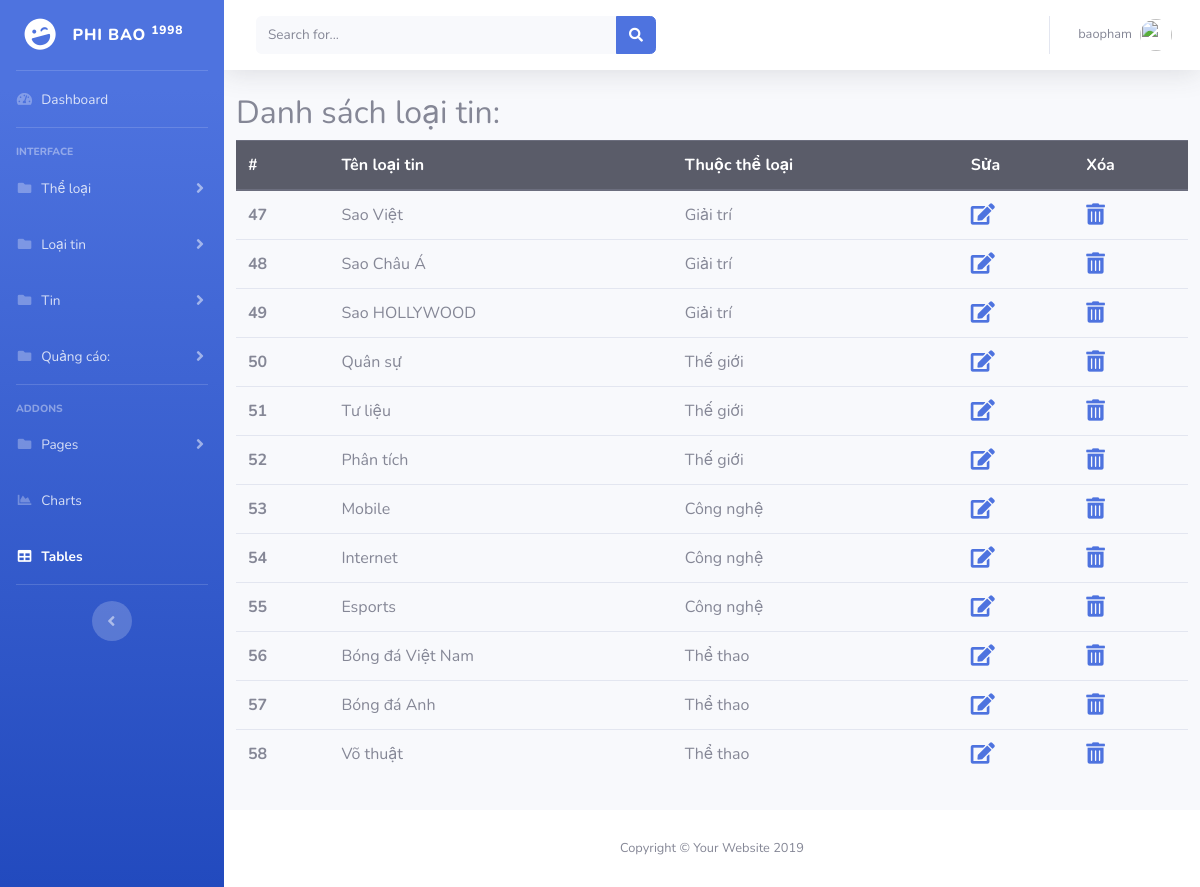
Screenshot of /admin_news/listLoaiTin.php (signed in) with the database file from the repository.
### tables this page shows
CREATE TABLE `loaitin` (
  `id` int(11) NOT NULL,
  `Ten` varchar(200) NOT NULL,
  `TenKhongDau` varchar(200) NOT NULL,
  `idTheLoai` int(11) NOT NULL
);

CREATE TABLE `theloai` (
  `id` int(11) NOT NULL,
  `Ten` varchar(200) NOT NULL,
  `TenKhongDau` varchar(200) NOT NULL
);

### admin_news/function/function.php (called while the page is built, shortened)
<?php
	function get_idTheLoai($conn,$id)
	{
		$sql = "SELECT * FROM `theloai` WHERE id = '$id'";
		$result = mysqli_query($conn,$sql);
		$row = mysqli_fetch_assoc($result);
		return  $row['Ten'];
	}
 ?>

### admin_news/listLoaiTin.php (the view, shortened to what this page needs)
<?php session_start();
	  include 'incl/header.php';
	  include 'connect/conn.php';
	  include 'function/function.php';
 ?>
	<div class="row">
		<h2>Danh sách loại tin:</h2>
		<div class="table">
			<table class="table">
	  <thead class="thead-dark">
	    <tr>
	      <th scope="col">#</th>
	      <th scope="col">Tên loại tin</th>
	      <th scope="col">Thuộc thể loại</th>
	      <th scope="col">Sửa</th>
	      <th scope="col">Xóa</th>
	    </tr>
	  </thead>
	  <tbody>
	  		<?php
	  			$sql = "SELECT * FROM loaitin";
	  			$result = mysqli_query($conn,$sql);
	  			if (mysqli_num_rows($result)>0) {
	  				while ($rows=mysqli_fetch_assoc($result)) {
	  				   ?>
	  				   <tr>
					      <th scope="row"><?php echo $rows['id']; ?></th>
					      <td><?php echo $rows['Ten']; ?></td>
					      <td><?php echo get_idTheLoai($conn,$rows['idTheLoai']); ?></td>
					      <td><a href="SuaLoaiTin.php?id=<?php echo $rows['id']; ?>"><i class="fas fa-edit fa-lg"></i></a></td>
					      <td><a href="XoaLoaiTin.php?id=<?php echo $rows['id']; ?>"><i class="fas fa-trash-alt fa-lg"></i></a></td>
					    </tr>
	  				   <?php
	  				}
	  			}
  		 ?>
  </tbody>
</table>
	</div>
</div>
<?php include 'incl/footer.php'; ?>

### admin_news/incl/header.php (shortened to what this page needs)
<!DOCTYPE html>
<html lang="en">
<head>
  <link href="vendor/fontawesome-free/css/all.min.css" rel="stylesheet" type="text/css">
  <link href="css/sb-admin-2.min.css" rel="stylesheet">
  <link href="vendor/datatables/dataTables.bootstrap4.min.css" rel="stylesheet">
</head>
<body id="page-top">
  <div id="wrapper">
    <ul class="navbar-nav bg-gradient-primary sidebar sidebar-dark accordion" id="accordionSidebar">
      <a class="sidebar-brand d-flex align-items-center justify-content-center" href="listLoaiTin.php">
        <div class="sidebar-brand-icon rotate-n-15">
          <i class="fas fa-laugh-wink"></i>
        </div>
        <div class="sidebar-brand-text mx-3">Phi Bao <sup>1998</sup></div>
      </a>
      <hr class="sidebar-divider my-0">
      <li class="nav-item">
        <a class="nav-link" href="listLoaiTin.php">
          <i class="fas fa-fw fa-tachometer-alt"></i>
          <span>Dashboard</span></a>
      </li>
      <hr class="sidebar-divider">
      <div class="sidebar-heading">
        Interface
      </div>
      <li class="nav-item">
        <a class="nav-link collapsed" href="#" data-toggle="collapse" data-target="#collapseTwo" aria-expanded="true" aria-controls="collapseTwo">
          <i class="fas fa-fw fa-folder"></i>
          <span>Thể loại</span>
        </a>
      </li>
      <li class="nav-item">
        <a class="nav-link collapsed" href="#" data-toggle="collapse" data-target="#collapseUtilities" aria-expanded="true" aria-controls="collapseUtilities">
            <i class="fas fa-fw fa-folder"></i>
          <span>Loại tin</span>
        </a>
      </li>
      <li class="nav-item">
        <a class="nav-link collapsed" href="#" data-toggle="collapse" data-target="#collapseNews" aria-expanded="true" aria-controls="collapseNews">
            <i class="fas fa-fw fa-folder"></i>
          <span>Tin</span>
        </a>
      </li>
       <li class="nav-item">
        <a class="nav-link collapsed" href="#" data-toggle="collapse" data-target="#QuangCao" aria-expanded="true" aria-controls="collapseNews">
            <i class="fas fa-fw fa-folder"></i>
          <span>Quảng cáo: </span>
        </a>
      </li>
      <hr class="sidebar-divider">
      <div class="sidebar-heading">
        Addons
      </div>
      <li class="nav-item">
        <a class="nav-link collapsed" href="#" data-toggle="collapse" data-target="#collapsePages" aria-expanded="true" aria-controls="collapsePages">
           <i class="fas fa-fw fa-folder"></i>
          <span>Pages</span>
        </a>
      </li>
      <li class="nav-item">
        <a class="nav-link" href="charts.html">
          <i class="fas fa-fw fa-chart-area"></i>
          <span>Charts</span></a>
      </li>
      <li class="nav-item active">
        <a class="nav-link" href="tables.html">
          <i class="fas fa-fw fa-table"></i>
          <span>Tables</span></a>
      </li>
      <hr class="sidebar-divider d-none d-md-block">
      <div class="text-center d-none d-md-inline">
        <button class="rounded-circle border-0" id="sidebarToggle"></button>
      </div>
    </ul>
    <div id="content-wrapper" class="d-flex flex-column">
      <div id="content">
        <nav class="navbar navbar-expand navbar-light bg-white topbar mb-4 static-top shadow">
          <form class="d-none d-sm-inline-block form-inline mr-auto ml-md-3 my-2 my-md-0 mw-100 navbar-search">
            <div class="input-group">
              <input type="text" class="form-control bg-light border-0 small" placeholder="Search for..." aria-label="Search" aria-describedby="basic-addon2">
              <div class="input-group-append">
                <button class="btn btn-primary" type="button">
                  <i class="fas fa-search fa-sm"></i>
                </button>
              </div>
            </div>
          </form>
          <ul class="navbar-nav ml-auto">
            <li class="nav-item dropdown no-arrow">
              <a class="nav-link dropdown-toggle" href="#" id="userDropdown" role="button" data-toggle="dropdown" aria-haspopup="true" aria-expanded="false">
                <span class="mr-2 d-none d-lg-inline text-gray-600 small">
                  <?php echo $_SESSION['user']; ?>
                </span>
                <img class="img-profile rounded-circle" src="https://source.unsplash.com/QAB-WJcbgJk/60x60">
              </a>
            </li>
          </ul>
        </nav>
        <div class="container-fluid">

### admin_news/incl/footer.php (shortened to what this page needs)
</div>
      </div>
      <footer class="sticky-footer bg-white">
        <div class="container my-auto">
          <div class="copyright text-center my-auto">
            <span>Copyright &copy; Your Website 2019</span>
          </div>
        </div>
      </footer>
    </div>
  </div>
</body>
</html>

### rows the page displays
loaitin: id "47", Ten "Sao Việt", idTheLoai.Ten "Giải trí"
loaitin: id "48", Ten "Sao Châu Á", idTheLoai.Ten "Giải trí"
loaitin: id "49", Ten "Sao HOLLYWOOD", idTheLoai.Ten "Giải trí"
loaitin: id "50", Ten "Quân sự", idTheLoai.Ten "Thế giới"
loaitin: id "51", Ten "Tư liệu", idTheLoai.Ten "Thế giới"
loaitin: id "52", Ten "Phân tích", idTheLoai.Ten "Thế giới"
loaitin: id "53", Ten "Mobile", idTheLoai.Ten "Công nghệ"
loaitin: id "54", Ten "Internet", idTheLoai.Ten "Công nghệ"
loaitin: id "55", Ten "Esports", idTheLoai.Ten "Công nghệ"
loaitin: id "56", Ten "Bóng đá Việt Nam", idTheLoai.Ten "Thể thao"
loaitin: id "57", Ten "Bóng đá Anh", idTheLoai.Ten "Thể thao"
loaitin: id "58", Ten "Võ thuật", idTheLoai.Ten "Thể thao"

### other values shown
$_SESSION['user'] "baopham"
